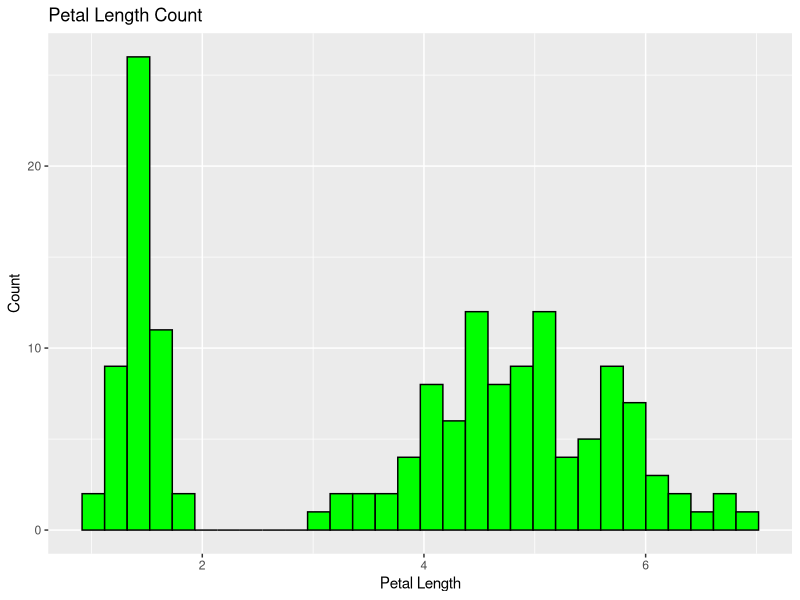

Write the R code that produced this figure.
# import ggplot2 library

library(ggplot2)

# import iris data

data(iris)

# find the mean of petal length

petal_length_mean <- mean(iris$Petal.Length)

# assign petal length a variable name 
petal_length <- iris$Petal.Length

# create a histogram
qplot(petal_length, geom = 'histogram', main = "Petal Length Count", xlab = "Petal Length", 
      ylab = "Count", colour = I("black"),fill = I("green"))